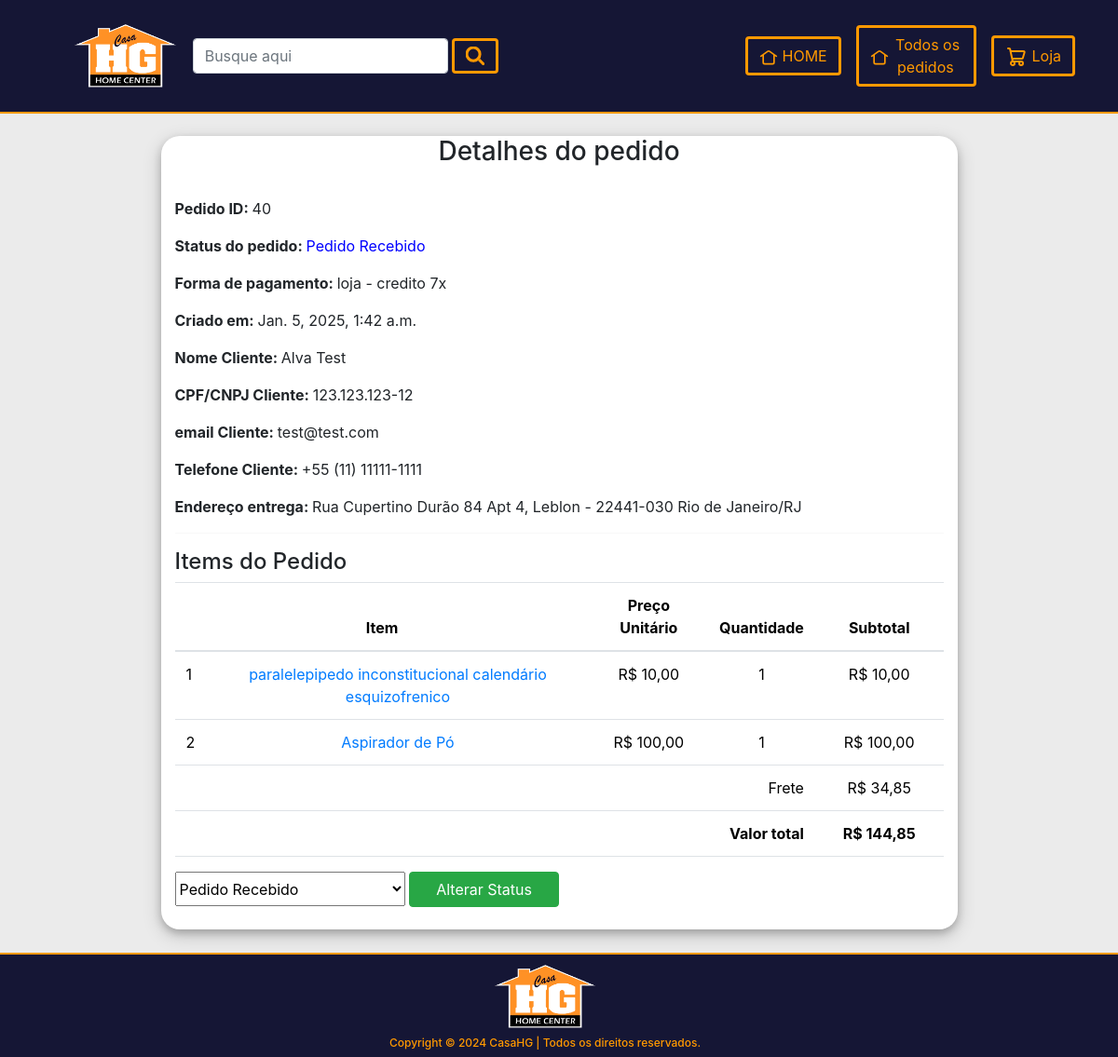
/admin-pedido-40/ (signed in), run on the app's committed database.
### app/models.py (models this page shows, shortened)
class Empresa(models.Model):
    titulo = models.CharField(max_length=200)
    link = models.CharField(max_length=200,null=True,blank=True)
    image = models.ImageField(upload_to="empresas")

class Pedido_order(models.Model):
    cliente = models.ForeignKey(Cliente,on_delete=models.CASCADE,default="")
    nome_cliente = models.CharField(max_length=200,default="")
    cpf_cnpj = models.CharField(max_length=20, default="") # cpf do cliente formatadinho direitinho
    codigo_cliente = models.CharField(max_length=8,default="",null=True,blank=True) # codigo consistente com sistema interno, se não tiver
    telefone = models.CharField(max_length=19,default="")
    email = models.EmailField(default="")
    carro = models.ForeignKey(Carro,on_delete=models.CASCADE)
    pedido_status = models.CharField(max_length=50, choices=PEDIDO_STATUS)
    total_bruto = models.DecimalField(max_digits=10,decimal_places=2,default=0)
    frete =  models.DecimalField(max_digits=10,decimal_places=2,default=0)
    total_desconto = models.DecimalField(max_digits=10,decimal_places=2,default=0)
    total_final = models.DecimalField(max_digits=10,decimal_places=2,default=0)
    local_de_pagamento = models.CharField(max_length=200,default="",null=True,blank=True)
    forma_de_pagamento = models.CharField(max_length=200,default="",null=True,blank=True)
    parcelas = models.PositiveIntegerField(default=1)
    valor_parcela = models.DecimalField(max_digits=10,decimal_places=2,default=0)
    endereco_envio = models.ForeignKey(Endereco,on_delete=models.CASCADE,default="")
    endereco_envio_formatado = models.CharField(max_length=200,default="")
    criado_em = models.DateTimeField(auto_now_add=True)
    id_PagBank = models.CharField(max_length=200,default="",null=True,blank=True)
    ordenado_por = models.CharField(max_length=200,null=True,blank=True)

class CarroProduto(models.Model):
    carro = models.ForeignKey(Carro, on_delete=models.CASCADE)
    produto = models.ForeignKey(Produto, on_delete=models.CASCADE)
    preco_unitario = models.DecimalField(max_digits=10, decimal_places=2,default=0)
    quantidade = models.PositiveIntegerField()
    subtotal = models.DecimalField(max_digits=10, decimal_places=2,default=0)
    criado_em = models.DateTimeField(auto_now_add=True)

class Produto(models.Model):
    codigo = models.CharField(max_length=10) #codigo interno consistente com sistema
    descricao = models.CharField(max_length=200)
    codigo_GTIN = models.CharField(max_length=14) #se o produto não tiver codigo GTIN cadastrado, usar codigo interno
    preco_unitario_bruto = models.DecimalField(max_digits=10, decimal_places=2) #preço cheio, sem desconto
    desconto_dinheiro = models.DecimalField(max_digits=10, decimal_places=2) # em %, percentual de desconto para pagamento em dinheiro, aplicado no preco_unitario_bruto
    desconto_retira = models.DecimalField(max_digits=10,decimal_places=2)  # em %, percentual de desconto para compras para retirada no depósito, aplicado no preco_unitario_bruto
    unidade = models.CharField(max_length=30,default="un") #unidade em que o produto é comercializado
    fechamento_embalagem = models.DecimalField(max_digits=10, decimal_places=2, default=1.00)
    em_estoque = models.BooleanField(default=True)
    slug = models.SlugField(unique=True)
    Categoria = models.ForeignKey(Categoria,on_delete=models.CASCADE)
    image = models.ImageField(upload_to="produtos")
    titulo = models.CharField(max_length=200)
    venda = models.DecimalField(max_digits=10, decimal_places=2)
    garantia = models.CharField(max_length=300,null=True,blank=True)
    return_devolucao = models.CharField(max_length=300,null=True,blank=True)
    visualizacao = models.PositiveIntegerField(default=0)
    quantidade_vendas = models.PositiveIntegerField(default=0)

### app/views.py (the view)
# urls.py: path("admin-pedido-<int:pk>/", AdminPedidoView.as_view(), name="adminpedido"),
class AdminPedidoView(AdminRequireMixin, BaseContextMixin, DetailView):
    template_name = "admin_paginas/adminpedidodetalhe.html"
    model = Pedido_order
    context_object_name = "pedido_obj"
    def get_context_data(self, **kwargs):
        context = super().get_context_data(**kwargs)
        context["PEDIDO_STATUS"] = PEDIDO_STATUS
        return context

### app/context_processors.py (called while the page is built)
def add_empresa_to_context(request):
    return {'empresa': Empresa.objects.first(), 'debug_var': 'Debug Variable'}

### app/views.py (called while the page is built)
    def dispatch(self, request, *args, **kwargs):
        if request.user.is_authenticated and Admin.objects.filter(user=request.user).exists():
            pass
        else:
            return redirect("/admin-login/")
        return super().dispatch(request,*args,**kwargs)

    def get_context_data(self, **kwargs):
        context = super().get_context_data(**kwargs)
        context['todoscategorias'] = Categoria.objects.all()
        context['footer'] = Empresa.objects.all()
        return context

### templates/admin_paginas/adminpedidodetalhe.html (shortened to what this page needs)
{% extends "admin_paginas/adminbase.html" %}
{% load static %}
{% load humanize %}
{% block content %}
<link rel="stylesheet" type="text/css" href="{% static 'css/adminpedidodetalhe.css' %}">
<div class="container">
    <div class="row">
        <div class="{% if pagseguro_display %}col-md-7{% else %}col-md-9{% endif %} mx-auto detalhesDiv">
            <h3 class="d-flex" style="justify-content: center;">Detalhes do pedido</h3>
            <br>
            <p><span class="font-weight-bold"> Pedido ID: </span>{{ pedido_obj.id }}</p>
            <p><span class="font-weight-bold"> Status do pedido: </span><span {% if pedido_obj.pedido_status == "Pedido Completado" %}style="color: black;"{% elif pedido_obj.pedido_status == "Pedido Cancelado" %}style="color: red;"{% else %}style="color: blue;"{% endif %}>{{ pedido_obj.pedido_status }}</span></p>
            <p><span class="font-weight-bold"> Forma de pagamento: </span>{{ pedido_obj.local_de_pagamento }} - {{ pedido_obj.forma_de_pagamento }} {{ pedido_obj.parcelas }}x</p>
            <p><span class="font-weight-bold"> Criado em: </span>{{ pedido_obj.criado_em }}</p>
            <p><span class="font-weight-bold"> Nome Cliente: </span>{{ pedido_obj.nome_cliente }}</p>
            <p><span class="font-weight-bold"> CPF/CNPJ Cliente: </span>{{ pedido_obj.cpf_cnpj }}</p>
            <p><span class="font-weight-bold"> email Cliente: </span>{{ pedido_obj.email }}</p>
            <p><span class="font-weight-bold"> Telefone Cliente: </span>{{ pedido_obj.telefone }}</p>
            <p><span class="font-weight-bold"> Endereço {% if pedido.endereco_envio.cliente.nome == "Casa" and pedido.endereco_envio.cliente.sobrenome == "HG" %}retirada{% else %}entrega{% endif %}: </span>{{ pedido_obj.endereco_envio_formatado }}</p>
            <hr>
            <h4>Items do Pedido</h4>
            <table class="table">
                <thead>
                    <tr>
                        <th colspan="2" class="text-center">Item</th>
                        <th class="text-center">Preço Unitário</th>
                        <th class="text-center">Quantidade</th>
                        <th></th>
                        <th class="text-center">Subtotal</th>
                        <th></th>
                    </tr>
                </thead>
                <tbody>
                    {% for cp in pedido_obj.carro.carroproduto_set.all %}
                        <tr>
                            <td>{{ forloop.counter }}</td>
                            <td class="text-center"><a target="_blank" href="{%url 'lojaapp:produtodetalhe' cp.produto.slug %}">{{ cp.produto.titulo }}</a></td>
                            <td class="text-center">R$ {{ cp.preco_unitario|intcomma }}</td>
                            <td class="text-center">{{ cp.quantidade }}</td>
                            <td colspan="3" class="text-center">R$ {{ cp.subtotal|intcomma }}</td>
                        </tr>
                    {% endfor %}
                </tbody>
                <tfoot>
                    {% if pedido_obj.frete %}
                        <tr>
                            <th colspan="4" class="text-right" style="font-weight: 400;">Frete</th>
                            <th colspan="3" class="text-center" style="font-weight: 400;">R$ {{ pedido_obj.frete|intcomma }}</th>
                        </tr>
                    {% endif %}
                    <tr>
                        <th colspan="4" class="text-right">Valor total</th>
                        <th colspan="3" class="text-center">R$ {{ pedido_obj.total_final|intcomma }}</th>
                    </tr>
                </tfoot>
            </table>
            <form action="{% url 'lojaapp:adminpedidomudar' pedido_obj.id %}" method="post">
                <div class="statusDiv">
                    <select name="status">
                        {% for i,j in PEDIDO_STATUS %}
                            <option value="{{ i }}" {% if i == pedido_obj.pedido_status %}selected="selected"{% endif %}>{{ j }}</option>
                        {% endfor %}
                    </select>
                    <span></span>
                    <button class="btn btn-success">Alterar Status</button>
                </div>
            </form>
            <br>
        </div>
    </div>
</div>
{% endblock %}

### templates/admin_paginas/adminbase.html (shortened to what this page needs)
{% load static %}
{% load humanize %}
{% load l10n %}
<!doctype html>
<html lang="en">
<head>
    <link rel="stylesheet" href="https://cdn.jsdelivr.net/npm/bootstrap@5.3.2/dist/css/bootstrap.min.css">
    <link rel="stylesheet" href="https://stackpath.bootstrapcdn.com/bootstrap/4.3.1/css/bootstrap.min.css">
    <link rel="stylesheet" type="text/css" href="{% static 'css/base.css' %}">
    <link rel="stylesheet" type="text/css" href="{% static 'css/adminbase.css' %}">
</head>
<body>
    <header class="form-custom-background container-fluid grande">
        <div class="form-custom-background">
            <div class="d-flex align-items-center text-center" style="height: 120px;">
                <div class="col d-flex align-items-center text-center" style="flex: 2;">
                    <a href="{% url 'lojaapp:adminhome' %}" class="mt-3 mb-3 ml-5 me-3">
                            <img style="height:70px; object-fit:cover;" src="{{ empresa.image.url }}" alt="" class="img-fluid">
                    </a>
                    <form class="d-flex mt-3 mb-3" method="get" action="{% url 'lojaapp:adminpesquisar' %}" >
                        <input class="form-control custom-max-width-input mt-4 mb-4 me-1" type="search" placeholder="Busque aqui" name="query" value="{{ request.GET.query }}">
                        <button class="btn btn-custom font-weight-bold mt-4 mb-4" type="submit">
                            <svg width="20" height="20" xmlns="http://www.w3.org/2000/svg" viewBox="0 0 19.9 19.7" style="stroke-width: 3;"><g fill="none" stroke="currentColor"><path stroke-linecap="square" d="M18.5 18.3l-3.4-3.4"/><circle cx="8" cy="8" r="7"/></g></svg>
                        </button>
                    </form>
                </div>
                <div class="col d-flex align-items-center text-center justify-content-end" style="flex: 1;">
                    <form class="mt-3 mb-3 me-3">
                        <a class=" btn btn-custom mt-4 mb-4" href="{% url 'lojaapp:adminhome' %}">
                            <div>
                            </div>
                            <div class="texto-menu" >
                                &nbsp;HOME
                            </div>
                        </a>
                    </form>
                    <form class="mt-3 mb-3 me-3">
                        <a class=" btn btn-custom mt-4 mb-4" href="{% url 'lojaapp:admintodospedido' %}">
                            <div>
                            </div>
                            <div class="texto-menu" >
                                &nbsp;Todos os pedidos
                            </div>
                        </a>
                    </form>
                    <form class="mt-3 mb-3 me-3">
                        <a class=" btn btn-custom mt-4 mb-4" href="{% url 'lojaapp:home' %}">
                            <div>
                            </div>
                            <div class="texto-menu" >
                                &nbsp;Loja
                            </div>
                        </a>
                    </form>
                </div>
            </div>
        </div>
    </header>
    <br>
    <section>
        {% block content %}
        {% endblock content %}
    </section>
    <br>
    <footer class="form-custom-background">
        <div class="row justify-content-center">
            <div class="col-3" style="display:flex; justify-content: center;">
                <a href=""><img src="{{ empresa.image.url }}" style="height: 70px;"></a>
            </div>
            <div class="col-12">
                <h1 class="my-2" style="align-items: center; justify-content: center; font-size: 12px; display:flex;">Copyright © 2024 CasaHG | Todos os direitos reservados.</h1>
            </div>
        </div>
    </footer>
</body>
</html>

### static/css/base.css (style rules this page uses)
html, body { margin: 0; padding: 0; height: 100%; display: flex; flex-direction: column; }
section { flex: 1; }
.custom-max-width-input { max-width: 300px; }
.btn-custom { background-color: #151635; color: #ff9900; border-color: #ff9900; border-width: 3px; display: flex; justify-content: space-between; align-items: center; }
.form-custom-background { background-color: #151635; }
body { background-color: #EBEBEB; }
footer { background-color: transparent; border-top: 2px solid #ff9900; box-shadow: none; }
footer .row { padding-top: 10px; width: 100%; color: #ff9900; }

### static/css/adminbase.css (style rules this page uses)
@media only screen and (min-width: 750px) { .grande { border-bottom: 2px solid #ff9900; } }

### static/css/adminpedidodetalhe.css (style rules this page uses)
.detalhesDiv { background-color: white; border-radius: 20px; box-shadow: 0 4px 8px 0 rgba(0, 0, 0, 0.2), 0 6px 20px 0 rgba(0, 0, 0, 0.19); }
.statusDiv { width: 50%; display: flex; }
.statusDiv select { vertical-align: middle; height: 37px; width: 60%; }
.statusDiv span { width: 1%; }
.statusDiv button { vertical-align: middle; width: 39%; }

### data on the page
Empresa: image (picture)
Pedido_order: id "40", pedido_status "Pedido Recebido", local_de_pagamento "loja", forma_de_pagamento "credito", parcelas "7", criado_em "Jan. 5, 2025, 1:42 a.m.", nome_cliente "Alva Test", cpf_cnpj "123.123.123-12", email "test@test.com", telefone "+55 (11) 11111-1111", endereco_envio_formatado "Rua Cupertino Durão 84 Apt 4, Leblon - 22441-030 Rio de Janeiro/RJ", frete "34,85", total_final "144,85", status "Pedido Recebido"
CarroProduto: produto.titulo "paralelepipedo inconstitucional calendário esquizofrenico", preco_unitario "10,00", quantidade "1", subtotal "10,00"
CarroProduto: produto.titulo "Aspirador de Pó", preco_unitario "100,00", quantidade "1", subtotal "100,00"
